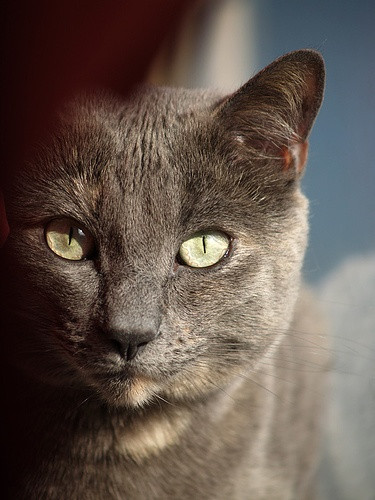
#> input picture pictures/imagetest1.jpg, 375 x 500 px
$ jupyter execute Geetansh.ipynb   (older library calls are emulated)
#> lines starting #> are read from the running program, lines starting #| are printed output that depends on the picture
[cell 1]
import numpy as np
import pywt
import os
from PIL import Image
from scipy.fftpack import dct
from scipy.fftpack import idct

[cell 2]
image = 'imagetest1.jpg'
watermark = 'wmtest1.jpg'

*Test Image (Input)*

*Test watermark (Input)*

[cell 3]
def convert_image(image_name, size):
    img = Image.open(r'pictures/' + image_name).resize((size, size), 1)
    img = img.convert('L')
    img.save(r'dataset/' + image_name)


    image_array = np.array(img.getdata(), dtype=np.float).reshape((size, size))
    print(image_array[0][0])
    print(image_array[10][10])

    return image_array

[cell 4]
def process_coefficients(imArray, model, level):
    coeffs=pywt.wavedec2(data = imArray, wavelet = model, level = level)
    # print coeffs[0].__len__()
    coeffs_H=list(coeffs)

    return coeffs_H

[cell 5]
def embed_mod2(coeff_image, coeff_watermark, offset=0):
    for i in xrange(coeff_watermark.__len__()):
        for j in xrange(coeff_watermark[i].__len__()):
            coeff_image[i*2+offset][j*2+offset] = coeff_watermark[i][j]

    return coeff_image

[cell 6]
def embed_mod4(coeff_image, coeff_watermark):
    for i in xrange(coeff_watermark.__len__()):
        for j in xrange(coeff_watermark[i].__len__()):
            coeff_image[i*4][j*4] = coeff_watermark[i][j]

    return coeff_image

[cell 7]
def embed_watermark(watermark_array, orig_image):
    watermark_array_size = watermark_array[0].__len__()
    watermark_flat = watermark_array.ravel()
    ind = 0

    for x in range (0, orig_image.__len__(), 8):
        for y in range (0, orig_image.__len__(), 8):
            if ind < watermark_flat.__len__():
                subdct = orig_image[x:x+8, y:y+8]
                subdct[5][5] = watermark_flat[ind]
                orig_image[x:x+8, y:y+8] = subdct
                ind += 1


    return orig_image

[cell 8]
def apply_dct(image_array):
    size = image_array[0].__len__()
    all_subdct = np.empty((size, size))
    for i in range (0, size, 8):
        for j in range (0, size, 8):
            subpixels = image_array[i:i+8, j:j+8]
            subdct = dct(dct(subpixels.T, norm="ortho").T, norm="ortho")
            all_subdct[i:i+8, j:j+8] = subdct

    return all_subdct

[cell 9]
def inverse_dct(all_subdct):
    size = all_subdct[0].__len__()
    all_subidct = np.empty((size, size))
    for i in range (0, size, 8):
        for j in range (0, size, 8):
            subidct = idct(idct(all_subdct[i:i+8, j:j+8].T, norm="ortho").T, norm="ortho")
            all_subidct[i:i+8, j:j+8] = subidct

    return all_subidct

[cell 10]
def get_watermark(dct_watermarked_coeff, watermark_size):

    subwatermarks = []

    for x in range (0, dct_watermarked_coeff.__len__(), 8):
        for y in range (0, dct_watermarked_coeff.__len__(), 8):
            coeff_slice = dct_watermarked_coeff[x:x+8, y:y+8]
            subwatermarks.append(coeff_slice[5][5])

    watermark = np.array(subwatermarks).reshape(watermark_size, watermark_size)

    return watermark

[cell 11]
def recover_watermark(image_array, model='haar', level = 1):


    coeffs_watermarked_image = process_coefficients(image_array, model, level=level)
    dct_watermarked_coeff = apply_dct(coeffs_watermarked_image[0])

    watermark_array = get_watermark(dct_watermarked_coeff, 128)

    watermark_array =  np.uint8(watermark_array)

#Save result
    img = Image.fromarray(watermark_array)
    img.save('./result/recovered_watermark.jpg')

[cell 12]
def print_image_from_array(image_array, name):

    image_array_copy = image_array.clip(0, 255)
    image_array_copy = image_array_copy.astype("uint8")
    img = Image.fromarray(image_array_copy)
    img.save(r'result/' + name)

[cell 13]
def w2d(img):
    model = 'haar'
    level = 1
    image_array = convert_image(image, 2048)
#> in convert_image, `img = Image.open(r'pictures/' + image_name).resize((size, size), 1)`:
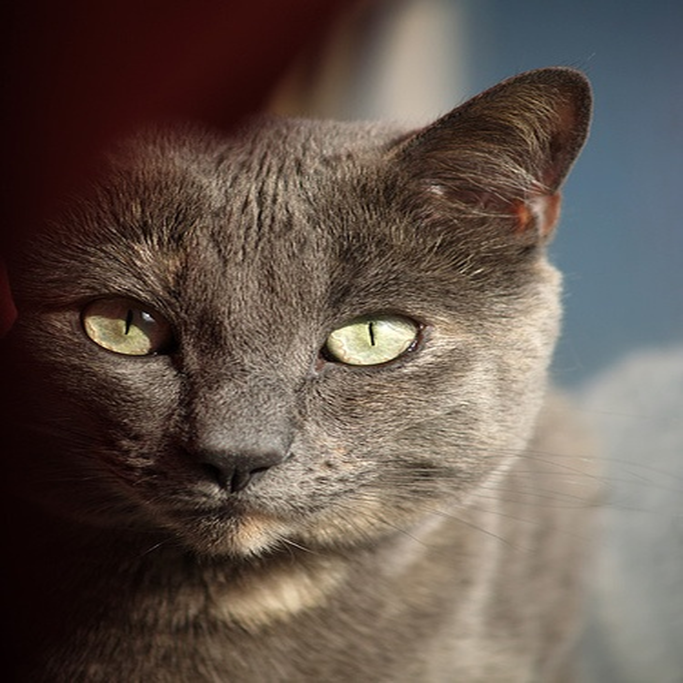
#> img: PIL image 2048x2048 RGB (shown at 1/3 size); mean R, G, B 99.5, 86.3, 78
#> in convert_image, `img = img.convert('L')`:
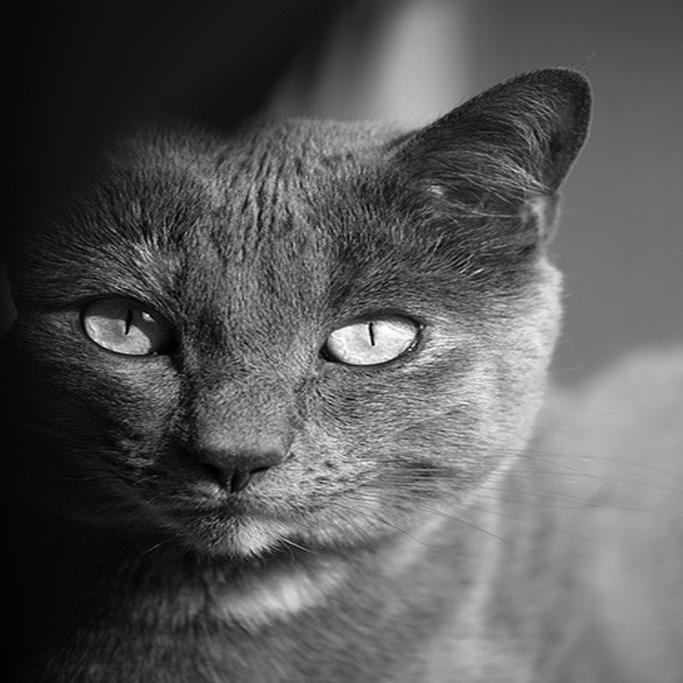
#> img: PIL image 2048x2048 L (shown at 1/3 size); min 0, max 255, mean 89.3
#| 7.0
#| 8.0
    watermark_array = convert_image(watermark, 128)
#> call 2 of convert_image, with image_name = 'wmtest1.jpg', size = 128
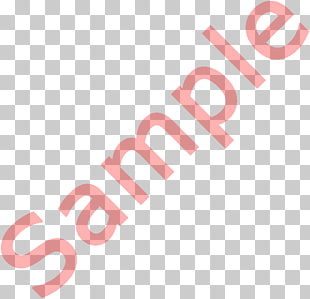
#> input picture pictures/wmtest1.jpg, 310 x 299 px
#> in convert_image (call 2), `img = Image.open(r'pictures/' + image_name).resize((size, size), 1)`:
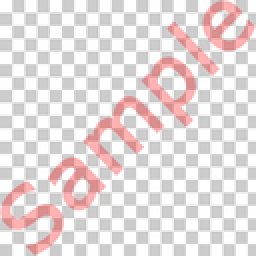
#> img: PIL image 128x128 RGB (shown 2 times larger); mean R, G, B 229.6, 220.2, 220.2
#> in convert_image (call 2), `img = img.convert('L')`:
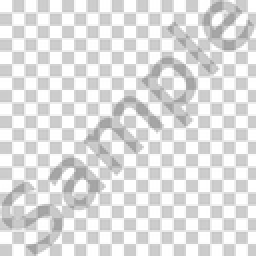
#> img: PIL image 128x128 L (shown 2 times larger); min 156, max 255, mean 223
#| 255.0
#| 254.0

    coeffs_image = process_coefficients(image_array, model, level=level)
#> in process_coefficients, `coeffs=pywt.wavedec2(data = imArray, wavelet = model, level = level)`: coeffs = 2 items
#> coeffs_image = 2 items
    dct_array = apply_dct(coeffs_image[0])
#> in apply_dct, `size = image_array[0].__len__()`: size = 1024
#> after the loop in apply_dct, `for i in range (0, size, 8):`:
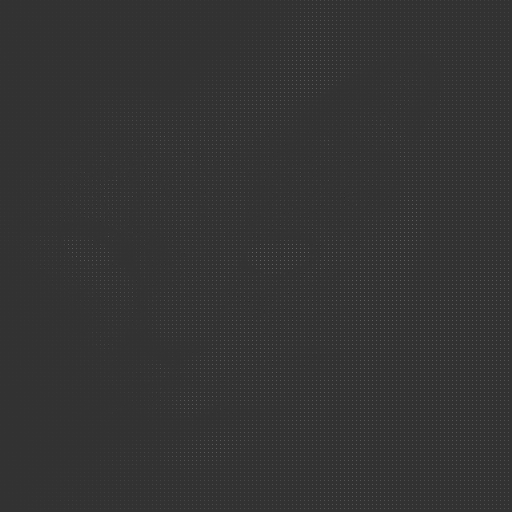
#> all_subdct: shape (1024, 1024) float64 (shown at 1/2 size); min -988.1, max 3955.6, mean 22.2; drawn with min black and max white
    dct_array = embed_watermark(watermark_array, dct_array)
#> in embed_watermark, `watermark_array_size = watermark_array[0].__len__()`: watermark_array_size = 128
#> in embed_watermark, `watermark_flat = watermark_array.ravel()`: watermark_flat = 16384 values, max 255 at index 0, min 156 at index 2158, mean 223
#> after the loop in embed_watermark, `for x in range (0, orig_image.__len__(), 8):`: ind = 16384
    coeffs_image[0] = inverse_dct(dct_array)
#> in inverse_dct, `size = all_subdct[0].__len__()`: size = 1024
#> after the loop in inverse_dct, `for i in range (0, size, 8):`:
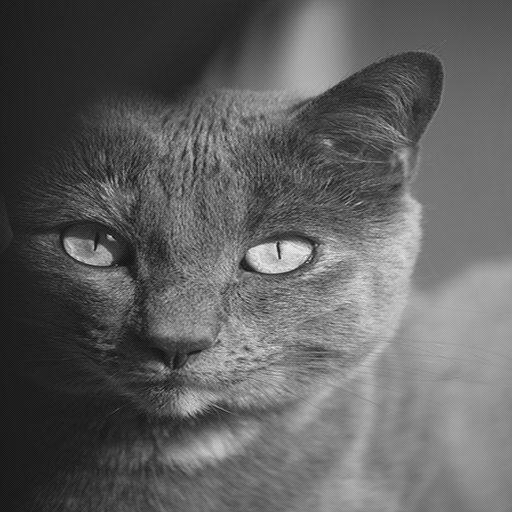
#> all_subidct: shape (1024, 1024) float64 (shown at 1/2 size); min -59.89, max 570.2, mean 178.6; drawn with min black and max white


# reconstruction
    image_array_H=pywt.waverec2(coeffs_image, model)
    print_image_from_array(image_array_H, 'image_with_watermark.jpg')


# recover images
    recover_watermark(image_array = image_array_H, model=model, level = level)
#> in recover_watermark, `coeffs_watermarked_image = process_coefficients(image_array, model, le..`: coeffs_watermarked_image = 2 items
#> after the loop in get_watermark, `for x in range (0, dct_watermarked_coeff.__len__(), 8):`: subwatermarks = 16384 values, max 255 at index 7673, min 156 at index 2158, mean 223
#> in get_watermark, `watermark = np.array(subwatermarks).reshape(watermark_size, watermark_..`:
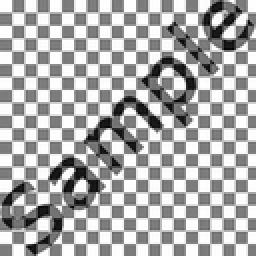
#> watermark: shape (128, 128) float64 (shown 2 times larger); min 156, max 255, mean 223; drawn with min black and max white
